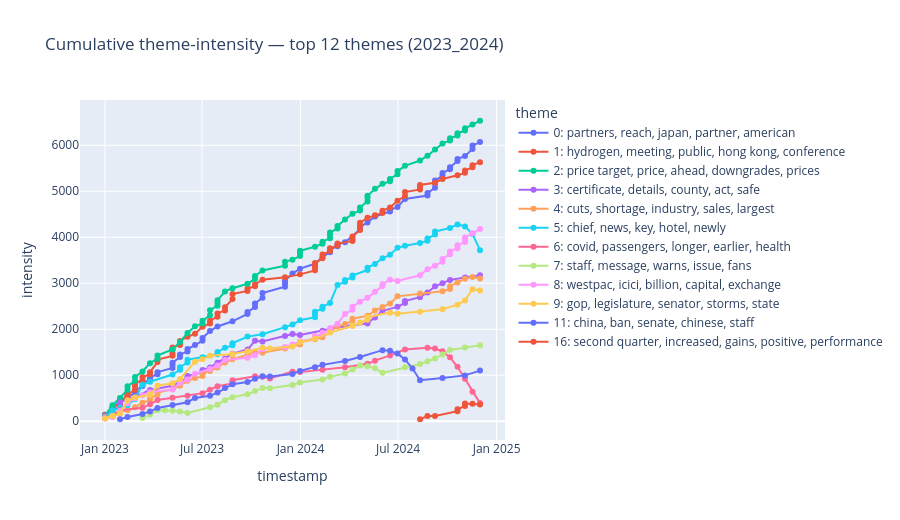
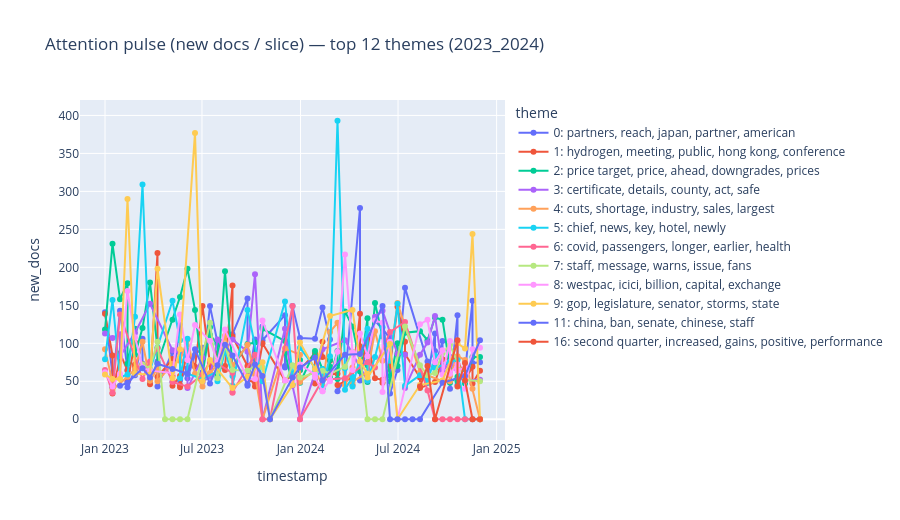

Notebook code cell kept with these figures, in order:
### Code cell
# Cumulative intensity (top) vs per-slice attention pulse (bottom) for the top themes.
TOP_THEMES = 12
top_ids = (
    intensity.groupby("theme_id")["intensity"].max().sort_values(ascending=False).head(TOP_THEMES).index
)
plot_df = intensity[intensity["theme_id"].isin(top_ids)]

fig_int = px.line(
    plot_df, x="timestamp", y="intensity", color="label", markers=True,
    title=f"Cumulative theme-intensity — top {TOP_THEMES} themes ({TAG})",
)
fig_int.update_layout(legend_title_text="theme", height=520)
fig_int.write_html(OUTPUT_DIR / f"bertrend_intensity_{TAG}.html")
fig_int.show()

fig_rate = px.line(
    plot_df, x="timestamp", y="new_docs", color="label", markers=True,
    title=f"Attention pulse (new docs / slice) — top {TOP_THEMES} themes ({TAG})",
)
fig_rate.update_layout(legend_title_text="theme", height=520)
fig_rate.write_html(OUTPUT_DIR / f"bertrend_intensity_rate_{TAG}.html")
fig_rate.show()
